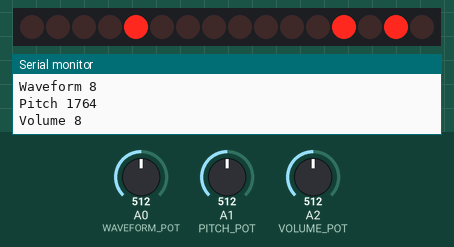
The sketch below on a simulated Arduino Uno, built with avr-gcc and run on an emulated ATmega328P. Shown: 16 shift-register outputs drawn as a row of LEDs (first output left, lit = HIGH), the last lines printed to the serial monitor. Wiring (inferred from the names in the program): 2 × shift register (74HC595): data pin 3; shift clock pin 5; latch pin 4. Wiring (inferred from the signals the program sends): row of LEDs: on Q0, Q1, Q2, Q3, Q4, Q5, Q6, Q7, Q8, Q9, Q10, Q11, Q12, Q13, Q14, Q15. The inputs (shaded band) are chosen by the test bench; at power-on: A0 (WAVEFORM_POT) = 512, A1 (PITCH_POT) = 512, A2 (VOLUME_POT) = 512.

Above: at 1.2 s.
1.3 s: A0 (WAVEFORM_POT) set to 716
At 2.5 s:
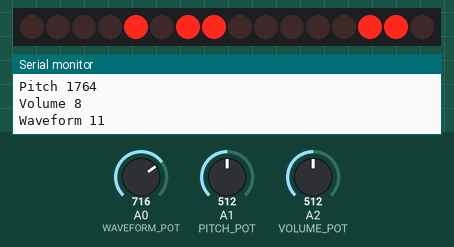
2.8 s: A1 (PITCH_POT) set to 716
At 3.7 s:
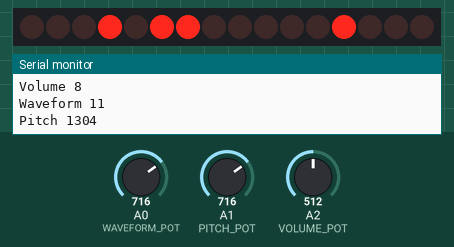
4.3 s: A2 (VOLUME_POT) set to 716
At 4.9 s:
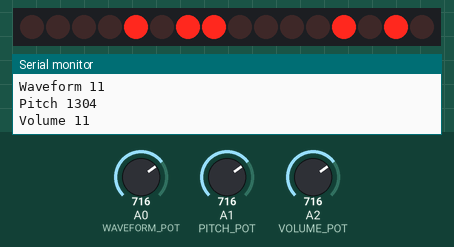
5.8 s: A0 (WAVEFORM_POT) set to 900
At 7.0 s:
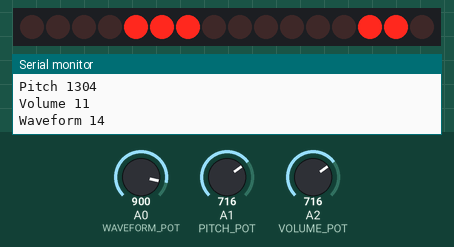
7.3 s: A1 (PITCH_POT) set to 900
At 8.4 s:
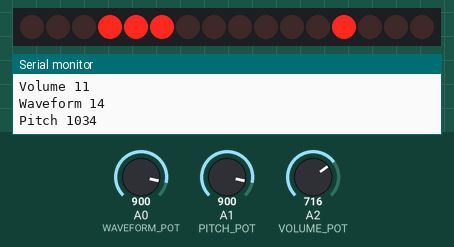
8.8 s: A2 (VOLUME_POT) set to 900
At 9.5 s:
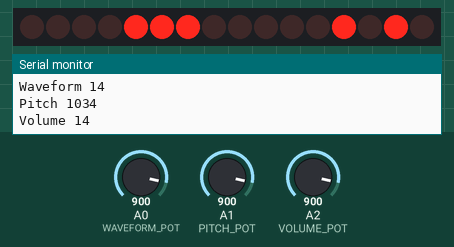
Timing chart, 0 to 11.3 s (numbered marks = the images above; inputs shaded):
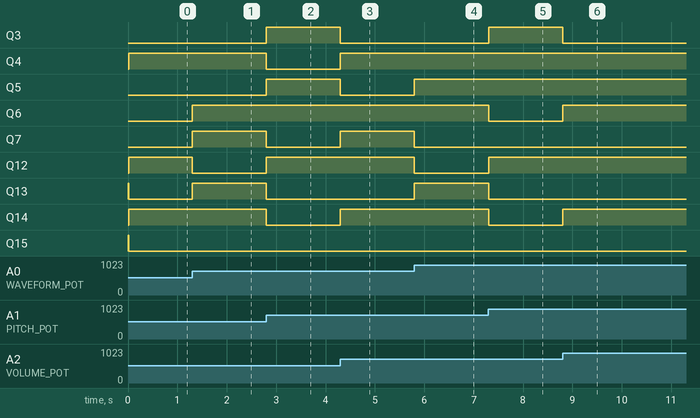

Measured:
- after the input at 1.3 s, Q6, Q7, Q13: LOW → HIGH at once; Q12: HIGH → LOW at once
- after the input at 2.8 s, Q3, Q5, Q12: LOW → HIGH at once; Q4, Q7, Q13, Q14: HIGH → LOW at once
- after the input at 4.3 s, Q3, Q5: HIGH → LOW at once; Q4, Q7, Q14: LOW → HIGH at once
- after the input at 5.8 s, Q5, Q13: LOW → HIGH at once; Q7, Q12: HIGH → LOW at once
- after the input at 7.3 s, Q3, Q12: LOW → HIGH at once; Q6, Q13, Q14: HIGH → LOW at once
- after the input at 8.8 s, Q3: HIGH → LOW at once; Q6, Q14: LOW → HIGH at once

The sketch:

vcTIA.ino
```cpp
#include "definitions.h"

int last_wf = -1;
int last_pitch = -1;
int last_volume = -1;

void setup()
{
  pinMode(TIA_LATCH_PIN, OUTPUT);
  pinMode(LATCH_PIN, OUTPUT);
  pinMode(DATA_PIN, OUTPUT);
  pinMode(CLOCK_PIN, OUTPUT);

  pinMode(WAVEFORM_POT, INPUT);
  pinMode(PITCH_POT, INPUT);
  pinMode(VOLUME_POT, INPUT);

  Serial.begin(115200);
  Serial.flush();

  setWaveform(2, 0);
  setPitch(2, 0);
  setVolume(2, 2);

//  demo();
}

void loop()
{

  int wf = map(analogRead(WAVEFORM_POT), 0, 1024, 0, 16);
  if (last_wf != wf) {
    last_wf = wf;
    setWaveform(2, wf);
    Serial.print("Waveform "); Serial.println(wf);
  }

  int pitch = map(analogRead(PITCH_POT), 0, 1024, 0, 32);
  if (last_pitch != pitch) {
    last_pitch = pitch;
    setPitch(2, pitch);
    Serial.print("Pitch "); Serial.println(30000/(pitch + 1));
  }

  int volume = map(analogRead(VOLUME_POT), 0, 1024, 0, 16);
  if (last_volume != volume) {
    last_volume = volume;
    setVolume(2, volume);
    Serial.print("Volume "); Serial.println(volume);
  }

}

void demo()
{
  setVolume(2, 2);
  setWaveform(2, 0);
  for (int wf = 0; wf < 16; wf++) {
    Serial.print("Waveform ");
    Serial.print(wf);
    Serial.print("  pitch ");
    setWaveform(2, wf);
    for (int pt = 0; pt < 32; pt++) {
      Serial.print(pt);
      Serial.print(".");
      setPitch(2, pt);
      delay(100);
    }
    Serial.println();
  }
  setWaveform(2, 0);
}

/*
   updateShiftRegister() - This function sets the latchPin to low, then calls the Arduino function 'shiftOut' to shift out contents of variable 'leds' in the shift register before putting the 'latchPin' high again.
*/
void updateShiftRegister(byte data_byte, byte address_byte)
{
  digitalWrite(LATCH_PIN, LOW);
  shiftOut(DATA_PIN, CLOCK_PIN, LSBFIRST, address_byte);
  shiftOut(DATA_PIN, CLOCK_PIN, LSBFIRST, data_byte);
  digitalWrite(LATCH_PIN, HIGH);
}

void latchTIA()
{
  digitalWrite(TIA_LATCH_PIN, LOW);
  digitalWrite(TIA_LATCH_PIN, HIGH);
  delay(1);
  digitalWrite(TIA_LATCH_PIN, LOW);
}

// Volume goes from 0b0000 = 0 to 0b1111 = 15
void setVolume(int voice, byte volume)
{
  if (voice == 0 || voice == 2) {
    updateShiftRegister(volume, ADDR_VOL0);
    latchTIA();
  }

  if (voice == 1 || voice == 2) {
    updateShiftRegister(volume, ADDR_VOL1);
    latchTIA();
  }

}

// divisor divides 30kHz and goes from 1 (30kHz) to 32 (937.5 Hz)
void setPitch(int voice, int divisor)
{
  if (voice == 0 || voice == 2) {
    updateShiftRegister(divisor, ADDR_FREQ0);
    latchTIA();
  }

  if (voice == 1 || voice == 2) {
    updateShiftRegister(divisor, ADDR_FREQ1);
    latchTIA();
  }
}

// waveform goes from 0b0000 = 0 to 0b1111 = 15
void setWaveform(int voice, int waveform)
{
  if (voice == 0 || voice == 2) {
    updateShiftRegister(waveform, ADDR_CTRL0);
    latchTIA();
  }

  if (voice == 1 || voice == 2) {
    updateShiftRegister(waveform, ADDR_CTRL1);
    latchTIA();
  }
}
```

definitions.h
```cpp
#define TIA_LATCH_PIN 2 // green
#define DATA_PIN 3      // blue   (SER)
#define LATCH_PIN 4     // yellow (RCLK)
#define CLOCK_PIN 5     // orange (SCLK)

#define WAVEFORM_POT A0
#define PITCH_POT A1
#define VOLUME_POT A2

#define ADDR_CTRL0 0b0101
#define ADDR_CTRL1 0b0110
#define ADDR_FREQ0 0b0111
#define ADDR_FREQ1 0b1000
#define ADDR_VOL0 0b1001
#define ADDR_VOL1 0b1010
```
